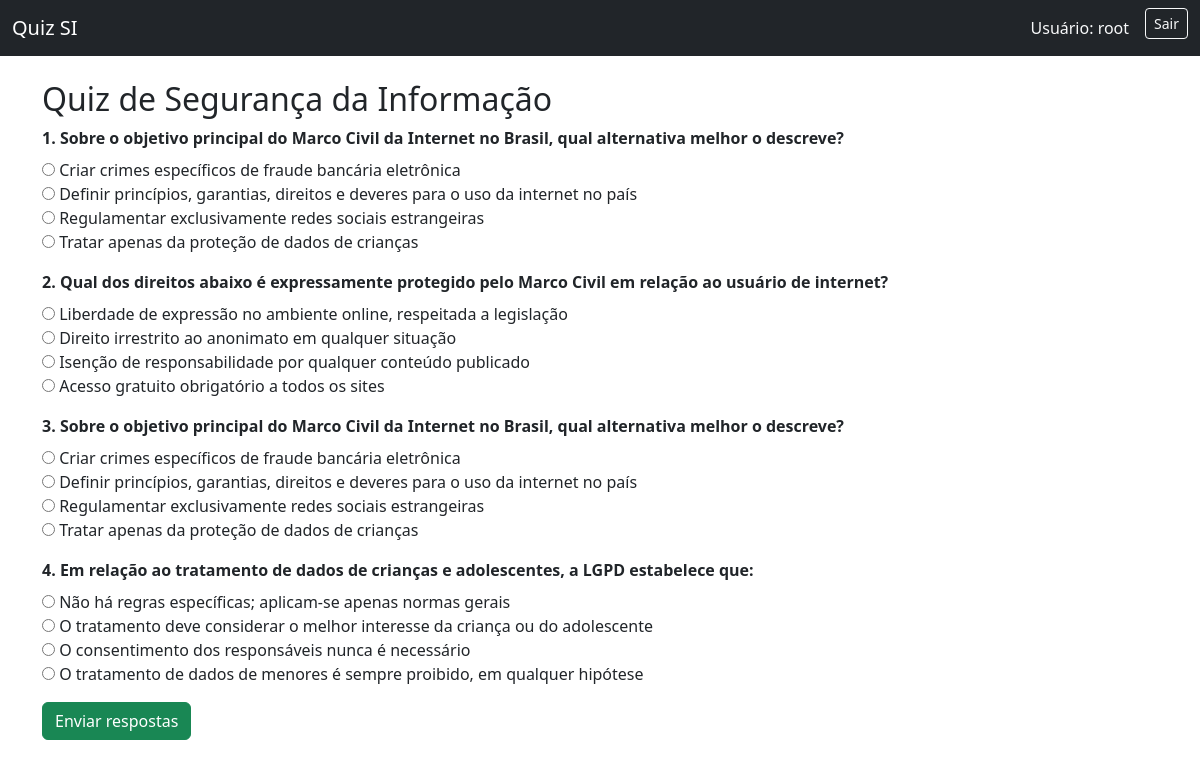
/quiz/ (signed in), run on the app's committed database.
### core/models.py (models this page shows, shortened)
class Question(models.Model):
    DIFFICULTY_CHOICES = (
        ('F', 'Fácil'),
        ('M', 'Média'),
        ('D', 'Difícil'),
    )
    text = models.CharField(max_length=255)
    option_a = models.CharField(max_length=255)
    option_b = models.CharField(max_length=255)
    option_c = models.CharField(max_length=255)
    option_d = models.CharField(max_length=255)
    correct_option = models.CharField(
        max_length=1,
        choices=(('A', 'A'), ('B', 'B'), ('C', 'C'), ('D', 'D'))
    )
    difficulty = models.CharField(max_length=1, choices=DIFFICULTY_CHOICES, default='M')
    points = models.PositiveIntegerField(default=1)

### core/views.py (the view)
# urls.py: path('quiz/', core_views.play_quiz, name='play_quiz'),
@login_required
def play_quiz(request):
    all_ids = list(Question.objects.values_list('id', flat=True))
    random.shuffle(all_ids)
    selected_ids = all_ids[:15]
    questions = list(Question.objects.filter(id__in=selected_ids))
    questions.sort(key=lambda q: selected_ids.index(q.id))
    if request.method == 'POST':
        form = QuizForm(request.POST, questions=questions)
        if form.is_valid():
            attempt = QuizAttempt.objects.create(user=request.user)
            score = 0
            correct_count = 0
            wrong_count = 0
            for q in questions:
                chosen = form.cleaned_data.get(f'question_{q.id}')
                is_correct = (chosen == q.correct_option)
                if is_correct:
                    score += q.points
                    correct_count += 1
                else:
                    wrong_count += 1
                AnsweredQuestion.objects.create(
                    attempt=attempt,
                    question=q,
                    chosen_option=chosen,
                    is_correct=is_correct
                )
                stats, created = QuestionStat.objects.get_or_create(question=q)
                stats.times_answered += 1
                if is_correct:
                    stats.times_correct += 1
                stats.save()
            attempt.score = score
            attempt.correct_count = correct_count
            attempt.wrong_count = wrong_count
            attempt.save()
            return render(request, 'quiz_result.html', {
                'attempt': attempt,
                'questions': questions,
            })
    else:
        form = QuizForm(questions=questions)
    return render(request, 'play_quiz.html', {
        'form': form,
        'questions': questions,
    })

### core/forms.py
class QuizForm(forms.Form):
    def __init__(self, *args, **kwargs):
        questions = kwargs.pop('questions')
        super().__init__(*args, **kwargs)
        for q in questions:
            self.fields[f'question_{q.id}'] = forms.ChoiceField(
                label=q.text,
                choices=[
                    ('A', q.option_a),
                    ('B', q.option_b),
                    ('C', q.option_c),
                    ('D', q.option_d),
                ],
                widget=forms.RadioSelect,
                required=True
            )

### core/templates/play_quiz.html (shortened to what this page needs)
{% extends 'base.html' %}
{% block content %}
<h2>Quiz de Segurança da Informação</h2>
<form method="post">
  {% for field in form %}
    <div class="mb-3">
      <label class="form-label"><strong>{{ forloop.counter }}. {{ field.label }}</strong></label>
      {{ field }}
    </div>
  {% endfor %}
  <button type="submit" class="btn btn-success">Enviar respostas</button>
</form>
{% endblock %}

### core/templates/base.html (shortened to what this page needs)
<!doctype html>
<html lang="pt-br">
<head>
  <link href="https://cdn.jsdelivr.net/npm/bootstrap@5.3.3/dist/css/bootstrap.min.css" rel="stylesheet">
</head>
<body>
<nav class="navbar navbar-dark bg-dark mb-4">
  <div class="container-fluid">
    <a class="navbar-brand" href="{% url 'home' %}">Quiz SI</a>
    {% if user.is_authenticated %}
      <div class="d-flex">
        <span class="navbar-text text-light me-3">
          Usuário: {{ user.username }}
        </span>
        <form method="post" action="{% url 'logout' %}">
          <button type="submit" class="btn btn-outline-light btn-sm">
            Sair
          </button>
        </form>
      </div>
    {% else %}
      <a class="btn btn-outline-light btn-sm" href="{% url 'login' %}">
        Entrar
      </a>
    {% endif %}
  </div>
</nav>
<div class="container">
  {% block content %}{% endblock %}
</div>
</body>
</html>

### data on the page
Question: label "Sobre o objetivo principal do Marco Civil da Internet no Brasil, qual alternativa melhor o descreve?"
Question: label "Qual dos direitos abaixo é expressamente protegido pelo Marco Civil em relação ao usuário de internet?"
Question: label "Sobre o objetivo principal do Marco Civil da Internet no Brasil, qual alternativa melhor o descreve?"
Question: label "Em relação ao tratamento de dados de crianças e adolescentes, a LGPD estabelece que:"

### other printed values
{{ user.username }} "root"
